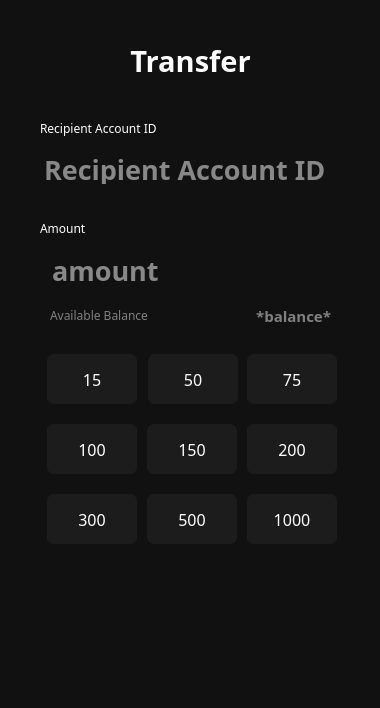
<?xml version="1.0" encoding="UTF-8"?>
<ui version="4.0">
 <class>Dialog</class>
 <widget class="QDialog" name="Dialog">
  <property name="geometry">
   <rect>
    <x>0</x>
    <y>0</y>
    <width>380</width>
    <height>708</height>
   </rect>
  </property>
  <property name="minimumSize">
   <size>
    <width>380</width>
    <height>708</height>
   </size>
  </property>
  <property name="maximumSize">
   <size>
    <width>16777215</width>
    <height>702</height>
   </size>
  </property>
  <property name="windowTitle">
   <string>Transfer</string>
  </property>
  <widget class="QFrame" name="frame">
   <property name="geometry">
    <rect>
     <x>-10</x>
     <y>-10</y>
     <width>411</width>
     <height>731</height>
    </rect>
   </property>
   <property name="styleSheet">
    <string notr="true">background-color: #111111;</string>
   </property>
   <property name="frameShape">
    <enum>QFrame::StyledPanel</enum>
   </property>
   <property name="frameShadow">
    <enum>QFrame::Raised</enum>
   </property>
   <widget class="QLabel" name="label_4">
    <property name="geometry">
     <rect>
      <x>50</x>
      <y>130</y>
      <width>151</width>
      <height>16</height>
     </rect>
    </property>
    <property name="font">
     <font>
      <family>Montserrat Medium</family>
     </font>
    </property>
    <property name="styleSheet">
     <string notr="true">color: white; background-color: transparent;</string>
    </property>
    <property name="text">
     <string>Recipient Account ID</string>
    </property>
   </widget>
   <widget class="QLineEdit" name="lineAmount">
    <property name="geometry">
     <rect>
      <x>60</x>
      <y>264</y>
      <width>281</width>
      <height>31</height>
     </rect>
    </property>
    <property name="font">
     <font>
      <family>Montserrat ExtraBold</family>
      <pointsize>20</pointsize>
      <bold>true</bold>
     </font>
    </property>
    <property name="styleSheet">
     <string notr="true">color: white;
background-color: transparent;
border: black;</string>
    </property>
    <property name="alignment">
     <set>Qt::AlignLeading|Qt::AlignLeft|Qt::AlignVCenter</set>
    </property>
    <property name="placeholderText">
     <string>amount</string>
    </property>
   </widget>
   <widget class="QLabel" name="label_2">
    <property name="geometry">
     <rect>
      <x>50</x>
      <y>230</y>
      <width>61</width>
      <height>16</height>
     </rect>
    </property>
    <property name="font">
     <font>
      <family>Montserrat Medium</family>
     </font>
    </property>
    <property name="styleSheet">
     <string notr="true">color: white; background-color: transparent;</string>
    </property>
    <property name="text">
     <string>Amount</string>
    </property>
   </widget>
   <widget class="QLineEdit" name="linerecepientID">
    <property name="geometry">
     <rect>
      <x>52</x>
      <y>163</y>
      <width>291</width>
      <height>31</height>
     </rect>
    </property>
    <property name="font">
     <font>
      <family>Montserrat ExtraBold</family>
      <pointsize>20</pointsize>
      <bold>true</bold>
     </font>
    </property>
    <property name="styleSheet">
     <string notr="true">color: white;
background-color: transparent;
border: black;</string>
    </property>
    <property name="placeholderText">
     <string>Recipient Account ID</string>
    </property>
    <property name="clearButtonEnabled">
     <bool>false</bool>
    </property>
   </widget>
   <widget class="QLabel" name="userbalance">
    <property name="geometry">
     <rect>
      <x>220</x>
      <y>310</y>
      <width>121</width>
      <height>31</height>
     </rect>
    </property>
    <property name="font">
     <font>
      <family>Montserrat SemiBold</family>
      <pointsize>11</pointsize>
      <bold>true</bold>
     </font>
    </property>
    <property name="styleSheet">
     <string notr="true">color: gray; background-color: transparent;</string>
    </property>
    <property name="text">
     <string>*balance*</string>
    </property>
    <property name="alignment">
     <set>Qt::AlignRight|Qt::AlignTrailing|Qt::AlignVCenter</set>
    </property>
   </widget>
   <widget class="QLabel" name="label_3">
    <property name="geometry">
     <rect>
      <x>60</x>
      <y>310</y>
      <width>121</width>
      <height>31</height>
     </rect>
    </property>
    <property name="font">
     <font>
      <family>Montserrat Medium</family>
     </font>
    </property>
    <property name="styleSheet">
     <string notr="true">color: gray; background-color: transparent;</string>
    </property>
    <property name="text">
     <string>Available Balance</string>
    </property>
   </widget>
   <widget class="QPushButton" name="backButton">
    <property name="geometry">
     <rect>
      <x>30</x>
      <y>40</y>
      <width>41</width>
      <height>61</height>
     </rect>
    </property>
    <property name="styleSheet">
     <string notr="true">color: white;</string>
    </property>
    <property name="text">
     <string/>
    </property>
    <property name="icon">
     <iconset>
      <normaloff>../../Downloads/Group 30.png</normaloff>../../Downloads/Group 30.png</iconset>
    </property>
    <property name="iconSize">
     <size>
      <width>30</width>
      <height>30</height>
     </size>
    </property>
    <property name="shortcut">
     <string/>
    </property>
    <property name="autoDefault">
     <bool>false</bool>
    </property>
    <property name="default">
     <bool>false</bool>
    </property>
    <property name="flat">
     <bool>true</bool>
    </property>
   </widget>
   <widget class="QLabel" name="label_10">
    <property name="geometry">
     <rect>
      <x>100</x>
      <y>50</y>
      <width>201</width>
      <height>41</height>
     </rect>
    </property>
    <property name="font">
     <font>
      <family>Montserrat SemiBold</family>
      <pointsize>22</pointsize>
      <bold>true</bold>
     </font>
    </property>
    <property name="styleSheet">
     <string notr="true">color:white;
background-color: opacity(0%);</string>
    </property>
    <property name="text">
     <string>Transfer</string>
    </property>
    <property name="alignment">
     <set>Qt::AlignCenter</set>
    </property>
   </widget>
   <widget class="QLabel" name="label_11">
    <property name="geometry">
     <rect>
      <x>40</x>
      <y>150</y>
      <width>321</width>
      <height>71</height>
     </rect>
    </property>
    <property name="text">
     <string/>
    </property>
    <property name="pixmap">
     <pixmap>../../Downloads/Group 60.png</pixmap>
    </property>
    <property name="scaledContents">
     <bool>true</bool>
    </property>
    <property name="alignment">
     <set>Qt::AlignCenter</set>
    </property>
    <property name="margin">
     <number>0</number>
    </property>
    <property name="indent">
     <number>0</number>
    </property>
   </widget>
   <widget class="QLabel" name="label_12">
    <property name="geometry">
     <rect>
      <x>40</x>
      <y>250</y>
      <width>321</width>
      <height>71</height>
     </rect>
    </property>
    <property name="text">
     <string/>
    </property>
    <property name="pixmap">
     <pixmap>../../Downloads/Group 60.png</pixmap>
    </property>
    <property name="scaledContents">
     <bool>true</bool>
    </property>
    <property name="alignment">
     <set>Qt::AlignCenter</set>
    </property>
    <property name="margin">
     <number>0</number>
    </property>
    <property name="indent">
     <number>0</number>
    </property>
   </widget>
   <widget class="QPushButton" name="button500_2">
    <property name="geometry">
     <rect>
      <x>157</x>
      <y>504</y>
      <width>90</width>
      <height>50</height>
     </rect>
    </property>
    <property name="font">
     <font>
      <family>Montserrat Light</family>
      <pointsize>12</pointsize>
     </font>
    </property>
    <property name="styleSheet">
     <string notr="true">color: white; 
background-color: #1C1C1C;
border-radius: 7px;</string>
    </property>
    <property name="text">
     <string>500</string>
    </property>
   </widget>
   <widget class="QPushButton" name="button1000_2">
    <property name="geometry">
     <rect>
      <x>257</x>
      <y>504</y>
      <width>90</width>
      <height>50</height>
     </rect>
    </property>
    <property name="font">
     <font>
      <family>Montserrat Light</family>
      <pointsize>12</pointsize>
     </font>
    </property>
    <property name="styleSheet">
     <string notr="true">color: white; 
background-color: #1C1C1C;
border-radius: 7px;</string>
    </property>
    <property name="text">
     <string>1000</string>
    </property>
   </widget>
   <widget class="QPushButton" name="button200_2">
    <property name="geometry">
     <rect>
      <x>257</x>
      <y>434</y>
      <width>90</width>
      <height>50</height>
     </rect>
    </property>
    <property name="font">
     <font>
      <family>Montserrat Light</family>
      <pointsize>12</pointsize>
     </font>
    </property>
    <property name="styleSheet">
     <string notr="true">color: white; 
background-color: #1C1C1C;
border-radius: 7px;</string>
    </property>
    <property name="text">
     <string>200</string>
    </property>
   </widget>
   <widget class="QPushButton" name="button150_2">
    <property name="geometry">
     <rect>
      <x>157</x>
      <y>434</y>
      <width>90</width>
      <height>50</height>
     </rect>
    </property>
    <property name="font">
     <font>
      <family>Montserrat Light</family>
      <pointsize>12</pointsize>
     </font>
    </property>
    <property name="styleSheet">
     <string notr="true">color: white; 
background-color: #1C1C1C;
border-radius: 7px;</string>
    </property>
    <property name="text">
     <string>150</string>
    </property>
   </widget>
   <widget class="QPushButton" name="button15_2">
    <property name="geometry">
     <rect>
      <x>57</x>
      <y>364</y>
      <width>90</width>
      <height>50</height>
     </rect>
    </property>
    <property name="font">
     <font>
      <family>Montserrat Light</family>
      <pointsize>12</pointsize>
     </font>
    </property>
    <property name="styleSheet">
     <string notr="true">color: white; 
background-color: #1C1C1C;
border-radius: 7px;</string>
    </property>
    <property name="text">
     <string>15</string>
    </property>
   </widget>
   <widget class="QPushButton" name="button50_2">
    <property name="geometry">
     <rect>
      <x>158</x>
      <y>364</y>
      <width>90</width>
      <height>50</height>
     </rect>
    </property>
    <property name="font">
     <font>
      <family>Montserrat Light</family>
      <pointsize>12</pointsize>
     </font>
    </property>
    <property name="styleSheet">
     <string notr="true">color: white; 
background-color: #1C1C1C;
border-radius: 7px;</string>
    </property>
    <property name="text">
     <string>50</string>
    </property>
   </widget>
   <widget class="QPushButton" name="button75_2">
    <property name="geometry">
     <rect>
      <x>257</x>
      <y>364</y>
      <width>90</width>
      <height>50</height>
     </rect>
    </property>
    <property name="font">
     <font>
      <family>Montserrat Light</family>
      <pointsize>12</pointsize>
     </font>
    </property>
    <property name="styleSheet">
     <string notr="true">color: white; 
background-color: #1C1C1C;
border-radius: 7px;</string>
    </property>
    <property name="text">
     <string>75</string>
    </property>
    <property name="default">
     <bool>false</bool>
    </property>
    <property name="flat">
     <bool>false</bool>
    </property>
   </widget>
   <widget class="QPushButton" name="button100_2">
    <property name="geometry">
     <rect>
      <x>57</x>
      <y>434</y>
      <width>90</width>
      <height>50</height>
     </rect>
    </property>
    <property name="font">
     <font>
      <family>Montserrat Light</family>
      <pointsize>12</pointsize>
     </font>
    </property>
    <property name="styleSheet">
     <string notr="true">color: white; 
background-color: #1C1C1C;
border-radius: 7px;</string>
    </property>
    <property name="text">
     <string>100</string>
    </property>
   </widget>
   <widget class="QPushButton" name="button300_2">
    <property name="geometry">
     <rect>
      <x>57</x>
      <y>504</y>
      <width>90</width>
      <height>50</height>
     </rect>
    </property>
    <property name="font">
     <font>
      <family>Montserrat Light</family>
      <pointsize>12</pointsize>
     </font>
    </property>
    <property name="styleSheet">
     <string notr="true">color: white; 
background-color: #1C1C1C;
border-radius: 7px;</string>
    </property>
    <property name="text">
     <string>300</string>
    </property>
   </widget>
   <widget class="QPushButton" name="nextButton">
    <property name="geometry">
     <rect>
      <x>58</x>
      <y>585</y>
      <width>291</width>
      <height>71</height>
     </rect>
    </property>
    <property name="styleSheet">
     <string notr="true"/>
    </property>
    <property name="text">
     <string/>
    </property>
    <property name="icon">
     <iconset>
      <normaloff>../../Downloads/Group 58.png</normaloff>../../Downloads/Group 58.png</iconset>
    </property>
    <property name="iconSize">
     <size>
      <width>225</width>
      <height>225</height>
     </size>
    </property>
    <property name="flat">
     <bool>true</bool>
    </property>
   </widget>
   <zorder>label_11</zorder>
   <zorder>label_4</zorder>
   <zorder>label_2</zorder>
   <zorder>linerecepientID</zorder>
   <zorder>backButton</zorder>
   <zorder>label_10</zorder>
   <zorder>label_12</zorder>
   <zorder>button500_2</zorder>
   <zorder>button1000_2</zorder>
   <zorder>button200_2</zorder>
   <zorder>button150_2</zorder>
   <zorder>button15_2</zorder>
   <zorder>button50_2</zorder>
   <zorder>button75_2</zorder>
   <zorder>button100_2</zorder>
   <zorder>button300_2</zorder>
   <zorder>nextButton</zorder>
   <zorder>lineAmount</zorder>
   <zorder>userbalance</zorder>
   <zorder>label_3</zorder>
  </widget>
 </widget>
 <resources/>
 <connections/>
</ui>
